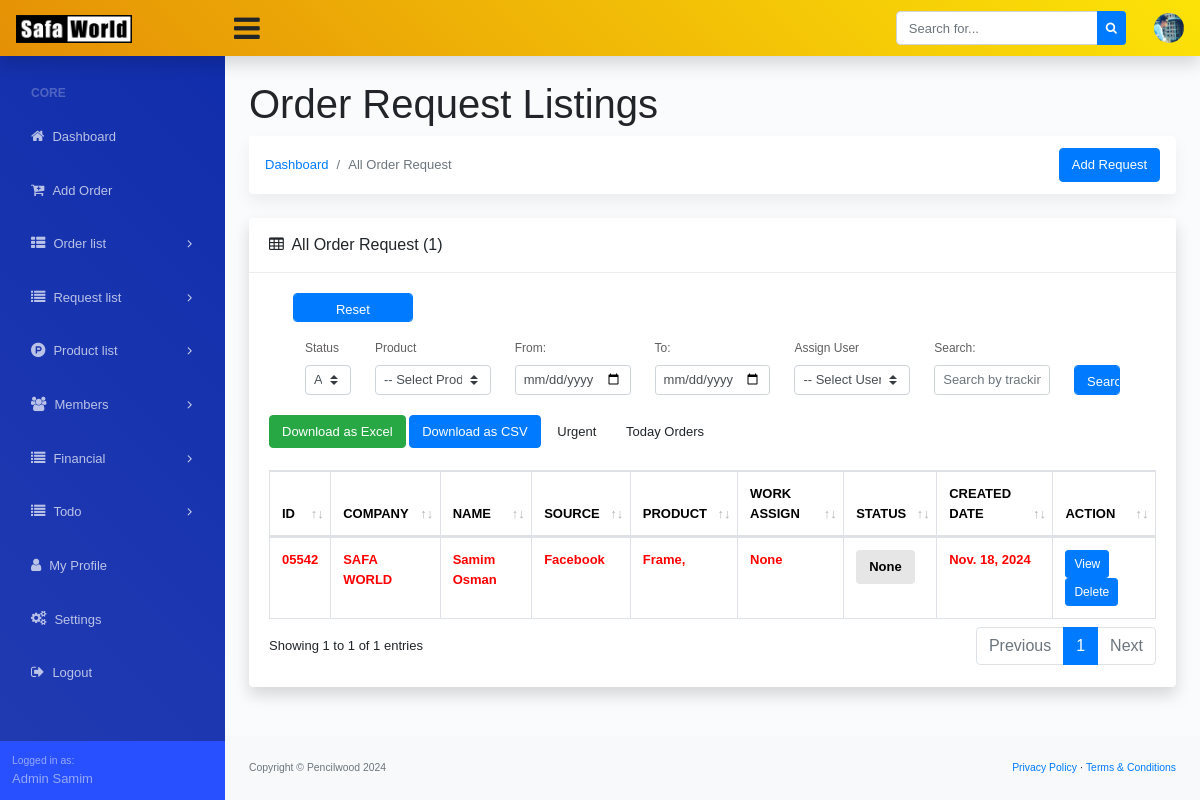
The page /order-request/ (signed in) on the database as committed earlier.
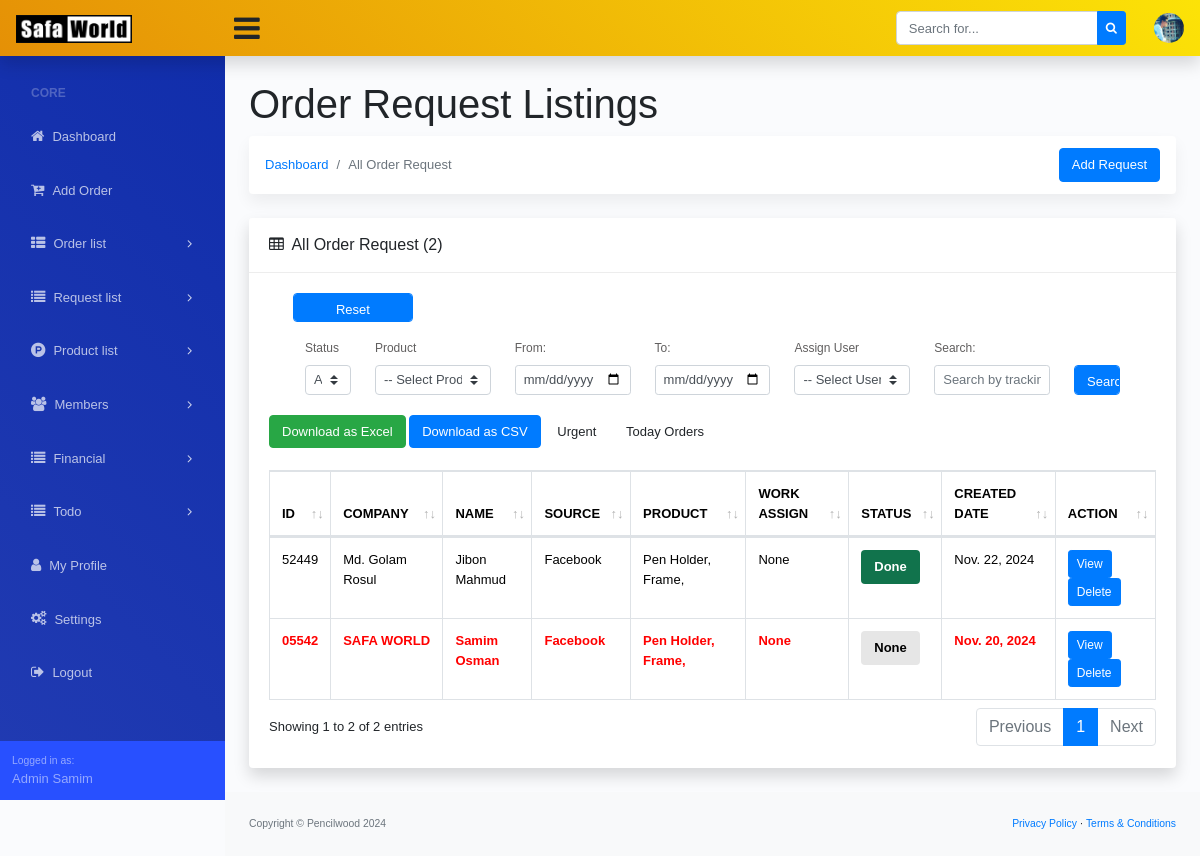
The same page on the database as committed later.
### order/models.py (models this page shows, shortened)
class OrderRequest(models.Model):
    STATUS_CHOICES = (
        ('None', 'None'),
        ('Design', 'Design'),
        ('Correction', 'Correction'),
        ('Call', 'Call'),
        ('Knock', 'Knock'),
        ('Other', 'Other'),
        ('Done', 'Done'),
        ('Hold', 'Hold'),
        ('Cancel', 'Cancel'),
        ('Mockup', 'Mockup'),
    )
    SOURCE = (
        ('Facebook', 'Facebook'),
        ('Whatsapp', 'Whatsapp'),
        ('Website', 'Website'),
        ('Others', 'Others'),
    )
    created_by = models.ForeignKey(Custom_User, on_delete=models.SET_NULL, blank=True, null=True, related_name='request_created_by')
    last_updated_by = models.ForeignKey(Custom_User, on_delete=models.DO_NOTHING, blank=True, null=True, related_name='request_last_updated_by')
    tracking_ID = models.CharField(max_length=5, unique=True, blank=True, null=True)
    company = models.CharField(max_length=250, blank=True, null=True)
    name = models.CharField(max_length=250)
    phone_number = models.CharField(max_length=20, blank=True, null=True)
    second_phone_number = models.CharField(max_length=20, blank=True, null=True)
    source = models.CharField(choices=SOURCE, max_length=50, default='Others')
    product = models.ManyToManyField(Product)
    status = models.CharField(max_length=50, choices=STATUS_CHOICES, default='None')
    remark = models.TextField(blank=True, null=True)
    work_assign = models.ForeignKey(Custom_User, on_delete=models.CASCADE, blank=True, null=True, related_name='order_request_assign')
    order_created = models.BooleanField(default=False)
    urgent = models.BooleanField(blank=True, null=True)
    logo = models.URLField(max_length=1000, blank=True, null=True)
    picture1 = models.URLField(max_length=1000, blank=True, null=True)
    picture2 = models.URLField(max_length=1000, blank=True, null=True)
    picture3 = models.URLField(max_length=1000, blank=True, null=True)
    picture4 = models.URLField(max_length=1000, blank=True, null=True)
    picture5 = models.URLField(max_length=1000, blank=True, null=True)
    created_at = models.DateField(blank=True, null=True)
    last_update = models.DateTimeField(auto_now=True)

class Product(models.Model):
    name = models.CharField(max_length=250)
    slug = models.SlugField(max_length=250, blank=True, null=True)
    created_date = models.DateTimeField(auto_now_add=True)

### order/views.py (the view, shortened to what this page needs)
# urls.py: path('order-request/', OrderRequestListView.as_view(), name='order_request_list'),
class OrderRequestListView(LoginRequiredMixin, ListView):
    model = OrderRequest
    template_name = 'request/order_request_list.html'
    context_object_name = 'order_requests'
    paginate_by = 20  # Pagination works for normal listing
    ordering = ['-id']
    def get_queryset(self):
        queryset = super().get_queryset()
        status = self.request.GET.get('status')
        start_date = self.request.GET.get('start_date')
        end_date = self.request.GET.get('end_date')
        search_query = self.request.GET.get('search')
        product_id = self.request.GET.get('product')
        work_assign = self.request.GET.get('work_assign')
        today_order_requests = self.request.GET.get('today_order_requests')
        urgent = self.request.GET.get('urgent')
        if urgent == 'true':
            queryset = queryset.filter(urgent=True)
        if today_order_requests == 'true':
            today = timezone.localtime().date()
            queryset = queryset.filter(created_at=today)
        if status and status != 'All':
            queryset = queryset.filter(status=status)
        if start_date:
            start_date = parse_date(start_date)
            queryset = queryset.filter(created_at__gte=start_date)
        if end_date:
            end_date = parse_date(end_date)
            queryset = queryset.filter(created_at__lte=end_date)
        if product_id and product_id.isdigit():
            queryset = queryset.filter(product__id__icontains=product_id).distinct()
        if work_assign and work_assign.isdigit():
            queryset = queryset.filter(work_assign__id__icontains=work_assign).distinct()
        return queryset.distinct()
    def get_context_data(self, **kwargs):
        context = super().get_context_data(**kwargs)
        context['products'] = Product.objects.all()
        context['work_assign_choices'] = Custom_User.objects.all()
        return context
    def render_to_response(self, context, **response_kwargs):
        export_format = self.request.GET.get('export')
        queryset = self.get_queryset()  # Get the filtered queryset without pagination
        headers = [
            'Created By', 'ID', 'Company', 'Name', 'Phone Number', 'Second Phone Number', 'Source', 'Product(s)', 'Status', 'remark', 'Work Assign', 'Order Created', 'Last Update', 'Created At', 'logo', 'picture1', 'picture2', 'picture3', 'picture4', 'picture5'
        ]
        if export_format == 'xlsx':
            return self.export_to_xlsx(queryset, headers)
        elif export_format == 'csv':
            return self.export_to_csv(queryset, headers)
        return super().render_to_response(context, **response_kwargs)

### dashboard/context_processor.py (called while the page is built)
def website_settings(request):
    website_setting = Site_Settings.objects.all().first()
    return {'website_setting': website_setting}

### templates/request/order_request_list.html (shortened to what the changed rows need)
{% extends '../base.html' %}
{% block dashboard_body %}
<main>
    <div class="container-fluid">
        {% if request.GET.today_order_requests %}
        <h3 class="mt-4">Today's Order Requests</h3>
        {% else %}
        <h1 class="mt-4">Order Request Listings</h1>
        {% endif %}
        <div class="row">
            <div class="col-xl-12">
                <div class="card mb-4">
                    <div class="card-header">
                        <i class="fa fa-table mr-1"></i>
                        All Order Request ({{page_obj.paginator.count}})
                    </div>
                    <div class="card-body">
                        <div class="table-responsive">
                            <div id="dataTable_wrapper" class="dataTables_wrapper dt-bootstrap4 no-footer">
                                <div class="row">
                                    <div class="col-sm-12">
                                        <table class="table table-bordered dataTable no-footer" id="dataTable"
                                            width="100%" cellspacing="0" role="grid" aria-describedby="dataTable_info"
                                            style="width: 100%;">
                                            <thead>
                                                <tr class="text-uppercase" role="row">
                                                    <th class="sorting" tabindex="0" aria-controls="dataTable"
                                                        rowspan="1" colspan="1"
                                                        aria-label="ID: activate to sort column ascending">ID</th>
                                                    <th class="sorting" tabindex="0" aria-controls="dataTable"
                                                        rowspan="1" colspan="1"
                                                        aria-label="Company: activate to sort column ascending">Company
                                                    </th>
                                                    <th class="sorting" tabindex="0" aria-controls="dataTable"
                                                        rowspan="1" colspan="1"
                                                        aria-label="Name: activate to sort column ascending">Name</th>
                                                    <th class=" sorting" tabindex="0" aria-controls="dataTable"
                                                        rowspan="1" colspan="1"
                                                        aria-label="Source: activate to sort column ascending">Source
                                                    </th>
                                                    <th class=" sorting" tabindex="0" aria-controls="dataTable"
                                                        rowspan="1" colspan="1"
                                                        aria-label="Product: activate to sort column ascending">Product
                                                    </th>
                                                    <th class=" sorting" tabindex="0" aria-controls="dataTable"
                                                        rowspan="1" colspan="1"
                                                        aria-label="Work Assign: activate to sort column ascending">Work
                                                        Assign</th>
                                                    <th class=" sorting" tabindex="0" aria-controls="dataTable"
                                                        rowspan="1" colspan="1"
                                                        aria-label="Status: activate to sort column ascending">Status
                                                    </th>
                                                    <th class=" sorting" tabindex="0" aria-controls="dataTable"
                                                        rowspan="1" colspan="1"
                                                        aria-label="Created Date: activate to sort column ascending">
                                                        Created Date</th>
                                                    <th class="sorting" tabindex="0" aria-controls="dataTable"
                                                        rowspan="1" colspan="1"
                                                        aria-label="Action: activate to sort column ascending">Action
                                                    </th>
                                                </tr>
                                            </thead>
                                            <tbody>
                                                {% for order_request in order_requests %}
                                                <tr role="row" class="odd">
                                                    <td {% if order_request.urgent %}style="color: red; font-weight: bold;"{% endif %}>
                                                        {{order_request.tracking_ID}}
                                                    </td>
                                                    <td {% if order_request.urgent %}style="color: red; font-weight: bold;"{% endif %}>
                                                        {{order_request.company}}
                                                    </td>
                                                    <td {% if order_request.urgent %}style="color: red; font-weight: bold;"{% endif %}>
                                                        {{order_request.name}}
                                                    </td>
                                                    <td {% if order_request.urgent %}style="color: red; font-weight: bold;"{% endif %}>
                                                        {{order_request.source}}
                                                    </td>
                                                    <td {% if order_request.urgent %}style="color: red; font-weight: bold;"{% endif %}>
                                                        {% for product in order_request.product.all %}
                                                        {{product.name}},
                                                        {% endfor %}
                                                    </td>
                                                    <td {% if order_request.urgent %}style="color: red; font-weight: bold;"{% endif %}>
                                                        {{order_request.work_assign}}
                                                    </td>
                                                    <td>
                                                        <a class="btn"
                                                        {% if order_request.status == 'None' %}
                                                        style="background-color: #e6e6e6; font-weight: bold;"
                                                        {% endif %}
                                                        {% if order_request.status == 'Done' %}
                                                        style="background-color: #11734c; color: white; font-weight: bold;"
                                                        {% endif %}
                                                        >{{order_request.status}}</a>
                                                    </td>
                                                    <td {% if order_request.urgent %}style="color: red; font-weight: bold;"{% endif %}>
                                                        {{order_request.created_at}}
                                                    </td>
                                                    <td {% if order_request.urgent %}style="color: red; font-weight: bold;"{% endif %}>
                                                        <a href="{% url 'order_request_view' order_request.id %}"
                                                            class="btn btn-primary btn-sm">
                                                            View
                                                        </a>
                                                        <a href="{% url 'order_request_delete' order_request.id %}"
                                                            class="btn btn-primary btn-sm">
                                                            Delete
                                                        </a>
                                                    </td>
                                                </tr>
                                                {% endfor %}
                                            </tbody>
                                        </table>
                                    </div>
                                </div>
                                <div class="row">
                                    <div class="col-sm-12 col-md-5">
                                        <div class="dataTables_info" id="dataTable_info" role="status"
                                            aria-live="polite">
                                            Showing {{page_obj.start_index}} to {{page_obj.end_index}} of
                                            {{page_obj.paginator.count}} entries
                                        </div>
                                    </div>
                                    <div class="col-sm-12 col-md-7">
                                        <div class="dataTables_paginate paging_simple_numbers" id="dataTable_paginate">
                                            <ul class="pagination">
                                                {% for num in page_obj.paginator.page_range %}
                                                    {% if num == 1 or num == page_obj.paginator.num_pages %}
                                                        <li class="paginate_button page-item{% if page_obj.number == num %} active{% endif %}">
                                                            <a href="?page={{ num }}"
                                                            class="page-link">{{ num }}</a>
                                                        </li>
                                                    {% elif num == 2 or num == page_obj.paginator.num_pages|add:"-1" %}
                                                        <li class="paginate_button page-item disabled">
                                                            <a href="#" class="page-link">...</a>
                                                        </li>
                                                    {% endif %}
                                                {% endfor %}
                                            </ul>
                                        </div>
                                    </div>
                                </div>
                            </div>
                        </div>
                    </div>
                </div>
            </div>
        </div>
    </div>
</main>
{% endblock dashboard_body %}

Rows that differ between the two databases and show on the page:
added OrderRequest: tracking_ID "52449", company "Md. Golam Rosul", name "Jibon Mahmud", source "Facebook", work_assign "None", status "Done", created_at "Nov. 22, 2024", urgent False (drawn), Product (name "Frame")
now on this page (row unchanged): Product: name "Pen Holder"
changed OrderRequest "SAFA WORLD": created_at "Nov. 18, 2024" → "Nov. 20, 2024"
Other text that changed with them:
{{ page_obj.paginator.count }}: "1" → "2"
{{ page_obj.end_index }}: "1" → "2"
